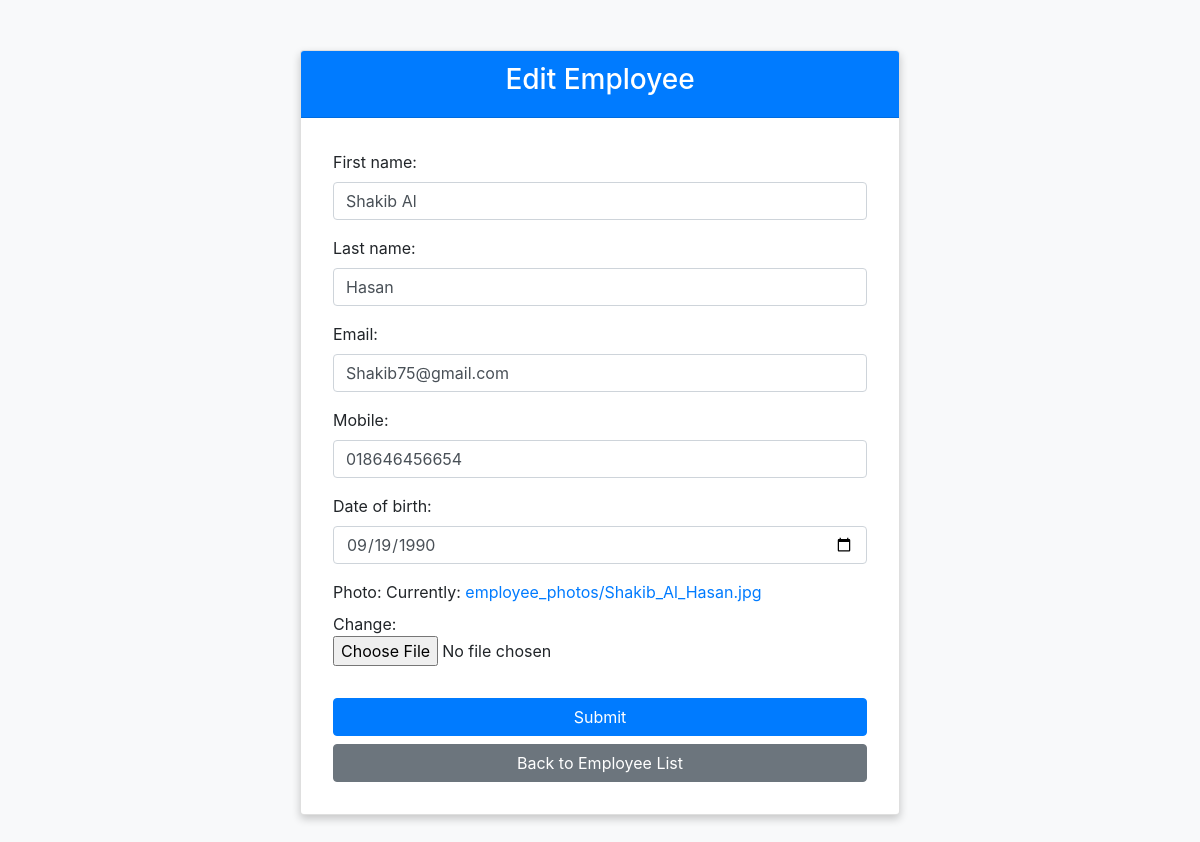
The page /edit/5/ on the database its author committed.
### employees/models.py (models this page shows, shortened)
class Employee(models.Model):
    first_name = models.CharField(max_length=50)
    last_name = models.CharField(max_length=50)
    email = models.EmailField(unique=True)
    mobile = models.CharField(max_length=15)
    date_of_birth = models.DateField()
    photo = models.ImageField(upload_to='employee_photos/')

### employees/views.py (the view)
# urls.py: path('edit/<int:pk>/', views.employee_edit, name='employee_edit'),
def employee_edit(request, pk):
    employee = get_object_or_404(Employee, pk=pk)
    if request.method == 'POST':
        form = EmployeeForm(request.POST, request.FILES, instance=employee)
        if form.is_valid():
            form.save()
            return redirect('employee_list')
    else:
        form = EmployeeForm(instance=employee)
    return render(request, 'employee_form.html', {'form': form})

### employees/forms.py
class EmployeeForm(forms.ModelForm):
    class Meta:
        model = Employee
        fields = ['first_name', 'last_name', 'email', 'mobile', 'date_of_birth', 'photo']
        widgets = {
            'first_name': forms.TextInput(attrs={'class': 'form-control', 'placeholder': 'First Name'}),
            'last_name': forms.TextInput(attrs={'class': 'form-control', 'placeholder': 'Last Name'}),
            'email': forms.EmailInput(attrs={'class': 'form-control', 'placeholder': 'Email'}),
            'mobile': forms.TextInput(attrs={'class': 'form-control', 'placeholder': 'Mobile'}),
            'date_of_birth': forms.DateInput(attrs={'class': 'form-control', 'type': 'date'}),
            'photo': forms.ClearableFileInput(attrs={'class': 'form-control-file'}),
        }

### employees/templates/employee_form.html (shortened to what this page needs)
<!DOCTYPE html>
<html lang="en">
<head>
    <link href="https://stackpath.bootstrapcdn.com/bootstrap/4.5.2/css/bootstrap.min.css" rel="stylesheet">
</head>
<body>
    <div class="container">
        <div class="card">
            <div class="card-header text-center">
                <h3>{{ form.instance.pk|yesno:"Edit,Add" }} Employee</h3>
            </div>
            <div class="card-body">
                <form method="post" enctype="multipart/form-data">
                    <div class="form-group">
                        {{ form.as_p }}
                    </div>
                    <button type="submit" class="btn btn-primary">Submit</button>
                    <a href="{% url 'employee_list' %}" class="btn btn-secondary">Back to Employee List</a>
                </form>
            </div>
        </div>
    </div>
</body>
</html>

### employees/templates/employee_form.html (style rules this page uses)
body { background-color: #f8f9fa; }
.card { max-width: 600px; margin: 50px auto; box-shadow: 0 4px 8px rgba(0, 0, 0, 0.2); transition: transform 0.3s ease, box-shadow 0.3s ease; }
.card-header { background-color: #007bff; color: white; }
.card-body { padding: 2rem; }
.form-group { margin-bottom: 1rem; }
.btn-primary { width: 100%; margin-top: 1rem; }
.btn-secondary { width: 100%; margin-top: 0.5rem; }

### rows shown on the page
Employee: instance.pk "Edit", first_name "Shakib Al", last_name "Hasan", email "Shakib75@gmail.com", mobile "018646456654", date_of_birth "09/19/1990"
